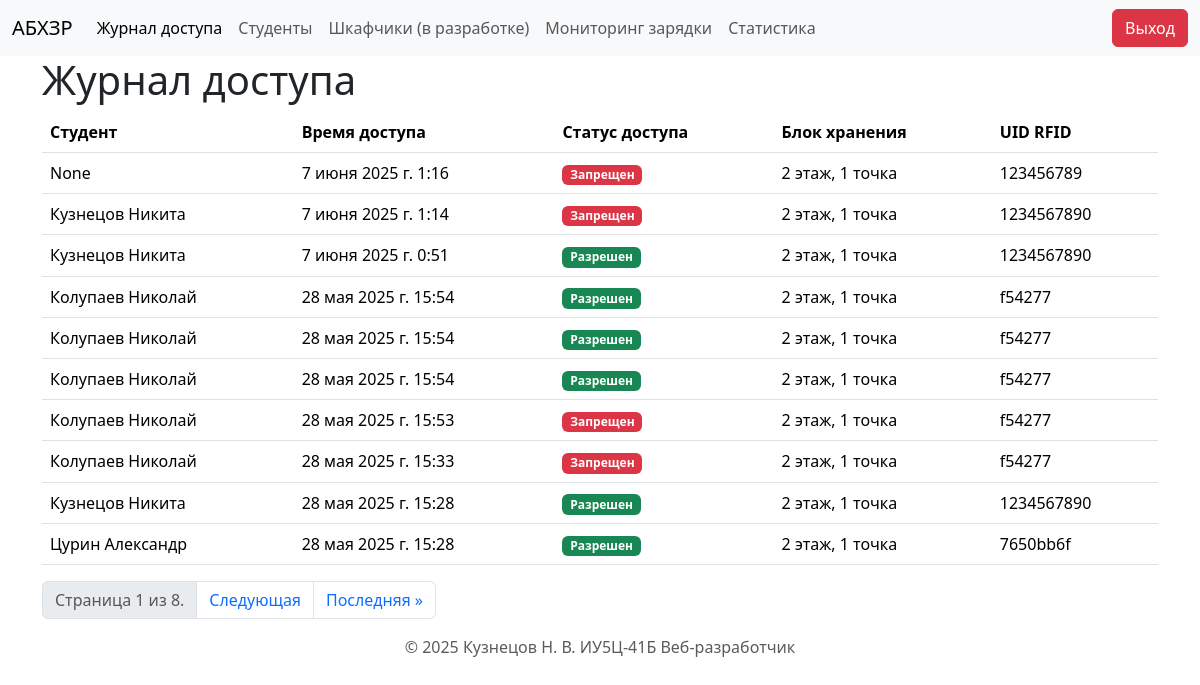
The app's page / (signed in) with its own data.
### storage/models.py (models this page shows, shortened)
class AccessLog(models.Model):
    student = models.ForeignKey(Student, on_delete=models.CASCADE, blank=True, null=True, related_name='access_logs')
    access_time = models.DateTimeField()
    is_access_granted = models.BooleanField(default=False)
    storage_unit = models.ForeignKey(StorageUnit, on_delete=models.CASCADE)
    slot = models.ForeignKey(StorageSlot, on_delete=models.SET_NULL, blank=True, null=True)
    radioclass = models.ForeignKey(Radioclass, on_delete=models.SET_NULL, blank=True, null=True)
    rfid_tag_attempted = models.CharField(max_length=255, blank=True, null=True)

class StorageUnit(models.Model):
    location_name = models.CharField(max_length=255)
    def __str__(self):
        return self.location_name

class Student(models.Model):
    group = models.ForeignKey(Group, on_delete=models.SET_NULL, blank=True, null=True, related_name='students')
    rfid_tag = models.CharField(max_length=255, unique=True)
    last_name = models.CharField(max_length=255)
    first_name = models.CharField(max_length=255)
    access = models.BooleanField(default=False)
    def __str__(self):
        return f"{self.last_name} {self.first_name}"

### storage/views.py (the view)
# urls.py: path('', views.access_log_view, name='access_log'),
@login_required  # Декоратор, который требует аутентификации пользователя
def access_log_view(request):
    access_logs_list = AccessLog.objects.all().order_by('-access_time')  # Получаем все записи из модели AccessLog и сортируем их по времени доступа в обратном порядке
    page = request.GET.get('page', 1)  # Получаем номер страницы из параметров запроса (по умолчанию 1)
    paginator = Paginator(access_logs_list, 10)  # Создаем объект Paginator для реализации пагинации (10 записей на странице)
    try:
        access_logs = paginator.page(page)  # Получаем записи для указанной страницы
    except PageNotAnInteger:
        access_logs = paginator.page(1)  # Если номер страницы не является целым числом, возвращаем первую страницу
    except EmptyPage:
        access_logs = paginator.page(paginator.num_pages)  # Если номер страницы превышает количество доступных страниц, возвращаем последнюю страницу
    data = {
        'access_logs': access_logs,  # Записи журнала доступа для текущей страницы
        'activate_page': 'access_logs',  # Флаг для активации вкладки "Журнал доступа" в шаблоне
        }
    return render(request, 'pages/access_log.html', data)

### storage/templates/pages/access_log.html (shortened to what this page needs)
{% extends "layout.html" %}
{% block content %}
<h1>Журнал доступа</h1>
<table class="table">
    <thead>
        <tr>
            <th class="col">Студент</th>
            <th class="col">Время доступа</th>
            <th class="col">Статус доступа</th>
            <th class="col">Блок хранения</th>
            <th class="col">UID RFID</th>
        </tr>
    </thead>
    <tbody>
        {% for log in access_logs %}
        <tr>
            <td scope="row">{{ log.student }}</td>
            <td scope="row">{{ log.access_time }}</td>
            <td scope="row">
                {% if log.is_access_granted %}
                    <span class="badge text-bg-success">Разрешен</span>
                {% else %}
                    <span class="badge text-bg-danger">Запрещен</span>
                {% endif %}
            </td>
            <td scope="row">{{ log.storage_unit }}</td>
            <td scope="row">{{ log.rfid_tag_attempted }}</td>
        </tr>
        {% endfor %}
    </tbody>
</table>
<ul class="pagination">
<li class="page-item disabled">
<span class="page-link">
    Страница {{ access_logs.number }} из {{ access_logs.paginator.num_pages }}.
</span>
</li>
{% if access_logs.has_next %}
<li class="page-item"><a class="page-link" href="?page={{ access_logs.next_page_number }}">Следующая</a></li>
<li class="page-item"><a class="page-link" href="?page={{ access_logs.paginator.num_pages }}">Последняя &raquo;</a></li>
{% endif %}
</ul>
{% endblock content %}

### records on screen
AccessLog: student "None", access_time "7 июня 2025 г. 1:16", is_access_granted "Запрещен", storage_unit "2 этаж, 1 точка", rfid_tag_attempted "123456789"
AccessLog: student "Кузнецов Никита", access_time "7 июня 2025 г. 1:14", is_access_granted "Запрещен", storage_unit "2 этаж, 1 точка", rfid_tag_attempted "1234567890"
AccessLog: student "Кузнецов Никита", access_time "7 июня 2025 г. 0:51", is_access_granted "Разрешен", storage_unit "2 этаж, 1 точка", rfid_tag_attempted "1234567890"
AccessLog: student "Колупаев Николай", access_time "28 мая 2025 г. 15:54", is_access_granted "Разрешен", storage_unit "2 этаж, 1 точка", rfid_tag_attempted "f54277"
AccessLog: student "Колупаев Николай", access_time "28 мая 2025 г. 15:54", is_access_granted "Разрешен", storage_unit "2 этаж, 1 точка", rfid_tag_attempted "f54277"
AccessLog: student "Колупаев Николай", access_time "28 мая 2025 г. 15:54", is_access_granted "Разрешен", storage_unit "2 этаж, 1 точка", rfid_tag_attempted "f54277"
AccessLog: student "Колупаев Николай", access_time "28 мая 2025 г. 15:53", is_access_granted "Запрещен", storage_unit "2 этаж, 1 точка", rfid_tag_attempted "f54277"
AccessLog: student "Колупаев Николай", access_time "28 мая 2025 г. 15:33", is_access_granted "Запрещен", storage_unit "2 этаж, 1 точка", rfid_tag_attempted "f54277"
AccessLog: student "Кузнецов Никита", access_time "28 мая 2025 г. 15:28", is_access_granted "Разрешен", storage_unit "2 этаж, 1 точка", rfid_tag_attempted "1234567890"
AccessLog: student "Цурин Александр", access_time "28 мая 2025 г. 15:28", is_access_granted "Разрешен", storage_unit "2 этаж, 1 точка", rfid_tag_attempted "7650bb6f"

### other values on screen
{{ access_logs.number }} "1"
{{ access_logs.paginator.num_pages }} "8"
